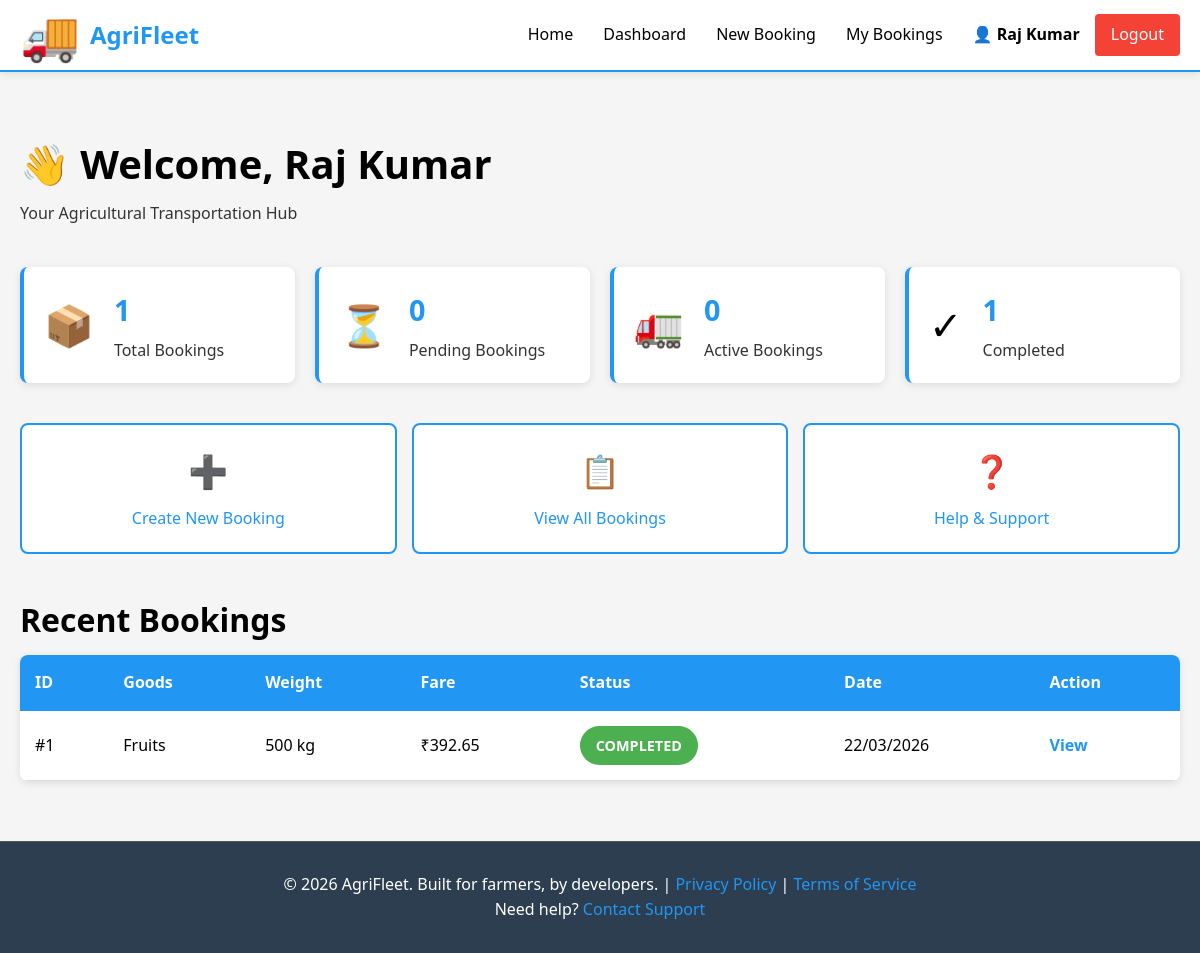
The page /farmer/dashboard (signed in) on the database as committed earlier.
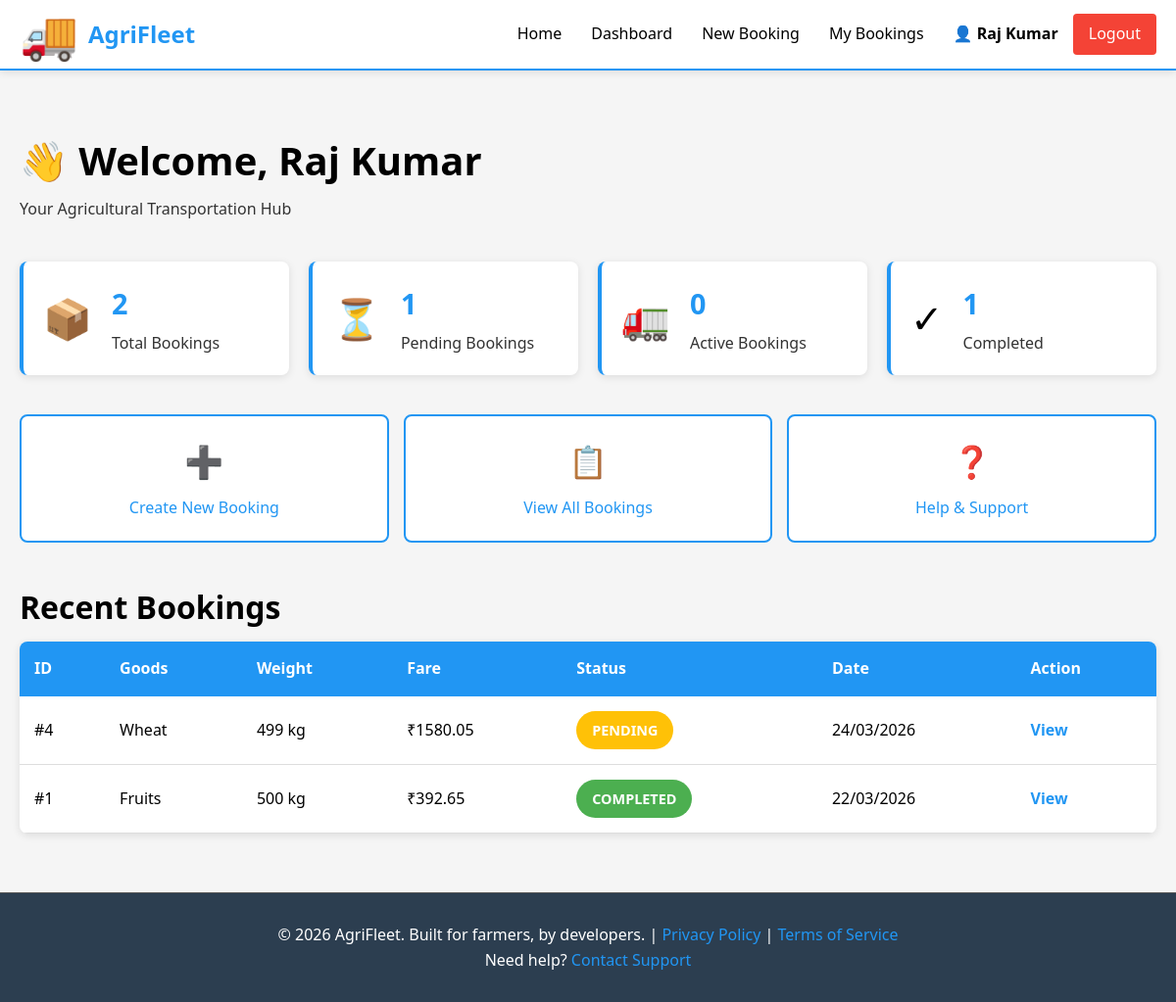
The same page on the database as committed later.
### models.py (models this page shows, shortened)
class Booking(db.Model):
    __tablename__ = 'bookings'
    id = db.Column(db.Integer, primary_key=True)
    farmer_id = db.Column(db.Integer, db.ForeignKey('users.id'), nullable=False)
    driver_id = db.Column(db.Integer, db.ForeignKey('users.id'), nullable=True)
    pickup_latitude = db.Column(db.Float, nullable=False)
    pickup_longitude = db.Column(db.Float, nullable=False)
    dropoff_latitude = db.Column(db.Float, nullable=False)
    dropoff_longitude = db.Column(db.Float, nullable=False)
    goods_type = db.Column(db.String(255), nullable=False)
    weight_kg = db.Column(db.Integer, nullable=False)
    estimated_fare = db.Column(db.Float, nullable=False)
    final_fare = db.Column(db.Float)
    status = db.Column(db.String(20), default='PENDING', nullable=False)
    created_at = db.Column(db.DateTime, default=datetime.utcnow)
    accepted_at = db.Column(db.DateTime)
    completed_at = db.Column(db.DateTime)
    farmer = db.relationship('User', foreign_keys=[farmer_id], back_populates='farmer_bookings')
    driver_user = db.relationship('User', foreign_keys=[driver_id], back_populates='driver_bookings')

### routes/farmer_routes.py (the view)
@farmer_bp.route('/dashboard')
@farmer_required
def dashboard():
    current_user = get_current_user()
    recent_bookings = Booking.query.filter_by(farmer_id=current_user.id).order_by(
        Booking.created_at.desc()
    ).limit(10).all()
    total_bookings = Booking.query.filter_by(farmer_id=current_user.id).count()
    completed = Booking.query.filter_by(farmer_id=current_user.id, status='COMPLETED').count()
    pending = Booking.query.filter_by(farmer_id=current_user.id, status='PENDING').count()
    stats = {
        'total_bookings': total_bookings,
        'completed': completed,
        'pending': pending,
        'active': Booking.query.filter_by(farmer_id=current_user.id, status='ACCEPTED').count()
    }
    return render_template(
        'farmer/dashboard.html',
        recent_bookings=recent_bookings,
        stats=stats
    )

### app.py (called while the page is built)
def create_app(config_class=None):
    app = Flask(__name__, template_folder='templates', static_folder='static')
    if config_class is None:
        config_class = config
    app.config.from_object(config_class)
    db.init_app(app)
    app.register_blueprint(auth_bp)
    app.register_blueprint(farmer_bp)
    app.register_blueprint(driver_bp)
    @app.context_processor
    def inject_user():
        return {'current_user': get_current_user()}
    @app.errorhandler(404)
    def not_found(error):
        return render_template('errors/404.html'), 404
    @app.errorhandler(500)
    def server_error(error):
        return render_template('errors/500.html'), 500
    @app.route('/')
    def index():
        """Landing page"""
        return render_template('index.html')
    with app.app_context():
        db.create_all()
        logger.info('Database tables created')
    return app

### auth.py (called while the page is built)
def get_current_user():
    user_id = session.get('user_id')
    if user_id:
        return User.query.get(user_id)
    return None

def is_logged_in():
    return 'user_id' in session

### models.py (called while the page is built)
    def is_farmer(self):
        return self.role == 'farmer'

### templates/farmer/dashboard.html (shortened to what this page needs)
{% extends "base.html" %}
{% block content %}
<div class="dashboard-container">
    <div class="dashboard-header">
        <h1>👋 Welcome, {{ current_user.full_name }}</h1>
        <p>Your Agricultural Transportation Hub</p>
    </div>
    <div class="stats-grid">
        <div class="stat-card">
            <div class="stat-icon">📦</div>
            <div class="stat-content">
                <h3>{{ stats.total_bookings }}</h3>
                <p>Total Bookings</p>
            </div>
        </div>
        <div class="stat-card">
            <div class="stat-icon">⏳</div>
            <div class="stat-content">
                <h3>{{ stats.pending }}</h3>
                <p>Pending Bookings</p>
            </div>
        </div>
        <div class="stat-card">
            <div class="stat-icon">🚛</div>
            <div class="stat-content">
                <h3>{{ stats.active }}</h3>
                <p>Active Bookings</p>
            </div>
        </div>
        <div class="stat-card">
            <div class="stat-icon">✓</div>
            <div class="stat-content">
                <h3>{{ stats.completed }}</h3>
                <p>Completed</p>
            </div>
        </div>
    </div>
    <div class="quick-actions">
        <a href="{{ url_for('farmer.create_booking_page') }}" class="action-button btn-primary">
            <span class="action-icon">➕</span>
            <span>Create New Booking</span>
        </a>
        <a href="{{ url_for('farmer.bookings') }}" class="action-button btn-secondary">
            <span class="action-icon">📋</span>
            <span>View All Bookings</span>
        </a>
        <a href="{{ url_for('index') }}" class="action-button btn-secondary">
            <span class="action-icon">❓</span>
            <span>Help & Support</span>
        </a>
    </div>
    <div class="recent-section">
        <h2>Recent Bookings</h2>
        {% if recent_bookings %}
            <table class="bookings-table">
                <thead>
                    <tr>
                        <th>ID</th>
                        <th>Goods</th>
                        <th>Weight</th>
                        <th>Fare</th>
                        <th>Status</th>
                        <th>Date</th>
                        <th>Action</th>
                    </tr>
                </thead>
                <tbody>
                    {% for booking in recent_bookings %}
                        <tr>
                            <td>#{{ booking.id }}</td>
                            <td>{{ booking.goods_type }}</td>
                            <td>{{ booking.weight_kg }} kg</td>
                            <td>₹{{ booking.estimated_fare }}</td>
                            <td>
                                <span class="status-badge status-{{ booking.status|lower }}">
                                    {{ booking.status }}
                                </span>
                            </td>
                            <td>{{ booking.created_at.strftime('%d/%m/%Y') }}</td>
                            <td>
                                <a href="{{ url_for('farmer.booking_details', booking_id=booking.id) }}" class="link-btn">View</a>
                            </td>
                        </tr>
                    {% endfor %}
                </tbody>
            </table>
        {% else %}
            <div class="empty-state">
                <p>📭 No bookings yet</p>
                <a href="{{ url_for('farmer.create_booking_page') }}" class="btn btn-primary">Create Your First Booking</a>
            </div>
        {% endif %}
    </div>
</div>
{% endblock %}

Rows that differ between the two databases and show on the page:
added Booking: id "4", goods_type "Wheat", weight_kg "499", estimated_fare "1580.05", status "PENDING", created_at "24/03/2026"
Other text that changed with them:
{{ stats.total_bookings }}: "1" → "2"
{{ stats.pending }}: "0" → "1"
